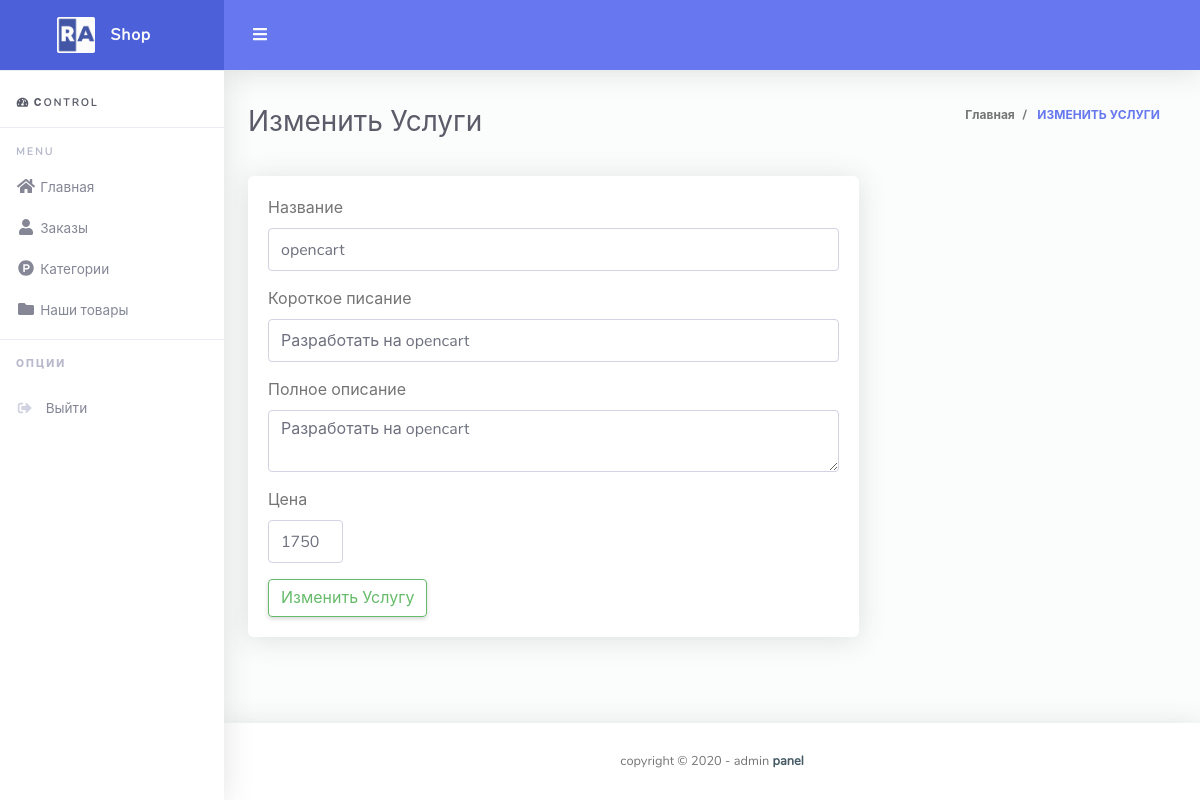
Screenshot of /admin/options/services/edit_service.php?id=2 with the database file from the repository.
### tables this page shows
CREATE TABLE `services` (
  `id` int(11) NOT NULL,
  `title` varchar(255) NOT NULL,
  `short_description` text NOT NULL,
  `full_description` text NOT NULL,
  `cost` varchar(10) NOT NULL,
  `img` longblob NOT NULL
);

### admin/options/services/edit_service.php (the view, shortened to what this page needs)
<?php
include $_SERVER['DOCUMENT_ROOT'] . "/configs/db.php";
?>
<!DOCTYPE html>
<html lang="en">
<head>
    <?php include $_SERVER['DOCUMENT_ROOT'] . "/admin/parts/head.php" ?>
</head>
<body id="page-top">
<div id="wrapper">
    <?php
    include $_SERVER['DOCUMENT_ROOT'] . "/admin/parts/nav.php"
    ?>
    <div id="content-wrapper" class="d-flex flex-column">
        <div id="content">
            <nav class="navbar navbar-expand navbar-light bg-navbar topbar mb-4 static-top">
                <button id="sidebarToggleTop" class="btn btn-link rounded-circle mr-3">
                    <i class="fa fa-bars"></i>
                </button>
            </nav>
            <div class="container-fluid" id="container-wrapper">
                        <?php
                        include $_SERVER['DOCUMENT_ROOT'] . "/admin/parts/breadcrumb.php"
                        ?>
                <div class="row">
                    <div class="col-md-8">
                        <div class="card">
                            <div class="card-body">
                                <form method="POST" enctype="multipart/form-data">
                                    <div class="row">
                                       <?php
                                            $sql = "SELECT * FROM services WHERE id=" . $_GET['id'];
                                            $result = $connect->query($sql);
                                            $data = mysqli_fetch_assoc($result);
                                            ?>
                                        <div class="col-md-12">
                                            <div class="form-group">
                                                <label>Название</label>
                                                <input name="title" type="text" class="form-control" placeholder="" value="<?php echo $data["title"]; ?>">
                                            </div>
                                        </div>
                                        <div class="col-md-12">
                                            <div class="form-group">
                                                <label>Короткое писание</label>
                                                <input name="short_description" type="text" class="form-control" placeholder="Короткое писание" maxlength="60" value="<?php echo $data["short_description"]; ?>">
                                            </div>
                                        </div>
                                        <div class="col-md-12">
                                            <div class="form-group">
                                                <label>Полное описание</label>
                                                <textarea name="full_description" type="text" class="form-control" value=""><?php echo $data["full_description"]; ?></textarea>
                                            </div>
                                        </div>
                                        <div class="col-md-2">
                                            <div class="form-group">
                                                <label>Цена</label>
                                                <input name="cost" type="text" class="form-control" placeholder="" value="<?php echo $data["cost"]; ?>">
                                            </div>
                                        </div>
                                    </div>
                                    <button name="submit" value="1" type="submit" class="btn btn-outline-success btn-fill pull-right">Изменить Услугу</button>
                                </form>
                            </div>
                        </div>
                    </div>
                </div>
            </div>
        </div>
        <?php include $_SERVER['DOCUMENT_ROOT'] . "/admin/parts/footer.php" ?>
    </div>
</div>
</body>
</html>

### rows the page displays
services: title "opencart", short_description "Разработать на opencart", full_description "Разработать на opencart", cost "1750"

### other values shown
$page "Изменить Услуги"
$page "ИЗМЕНИТЬ УСЛУГИ"
